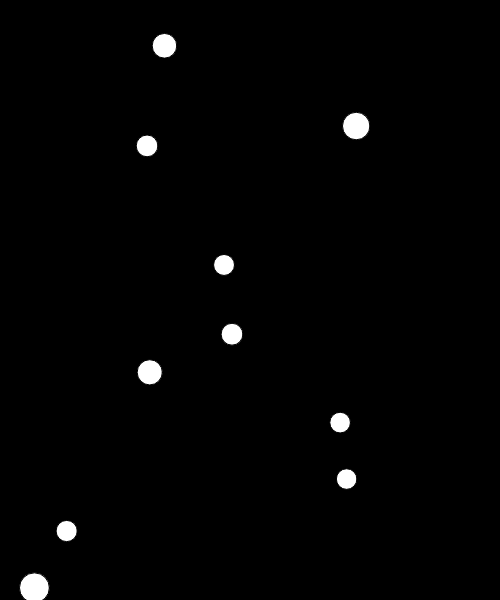
Frame 1 (no input)
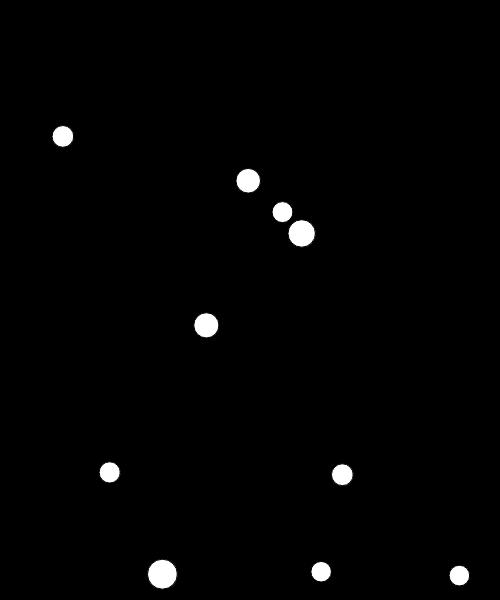
Frame 60 (no input)
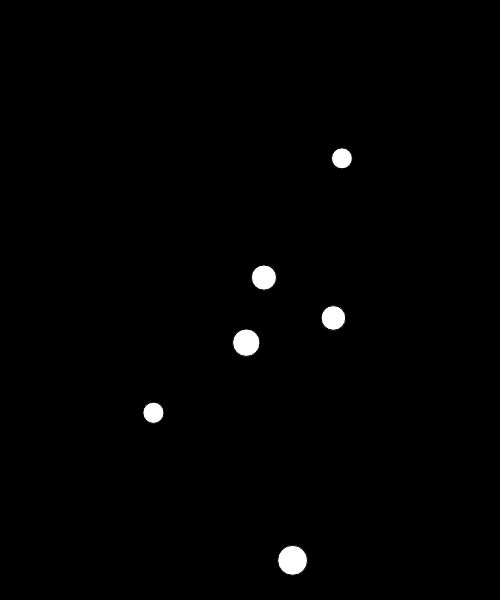
Frame 120 (the mouse pressed at the canvas centre since frame 60)

The p5.js sketch that drew these frames (run headless with seeded random() and noise() and a simulated clock; from frame 60 on, the mouse is pressed at the canvas centre):

// p5.js sketch
// ── sketch.js
// IMA | NYU Shanghai
// MOQN
// Oct 5 2019


let NUM_OF_CIRCLES = 10;
let balls = [];

function setup() {
  createCanvas(500, 600);

  for (let i=0; i<NUM_OF_CIRCLES; i++) {
    balls[i] = new Ball(random(width), random(height), random(20, 30)); // (x, y, dia)
  }
}

function draw() {
  background(0);

  for (let i=0; i<balls.length; i++) {
    let b = balls[i];
    b.move();
    b.display();
  }
}



class Ball {
  constructor(x, y, dia) {
    this.x = x;
    this.y = y;
    this.dia = dia;
    this.xSpd = random(-3, 3);
    this.ySpd = random(-3, 3);
  }
  move() {
    this.x += this.xSpd;
    this.y += this.ySpd;
  }
  display() {
    ellipse(this.x, this.y, this.dia, this.dia);
  }
}
